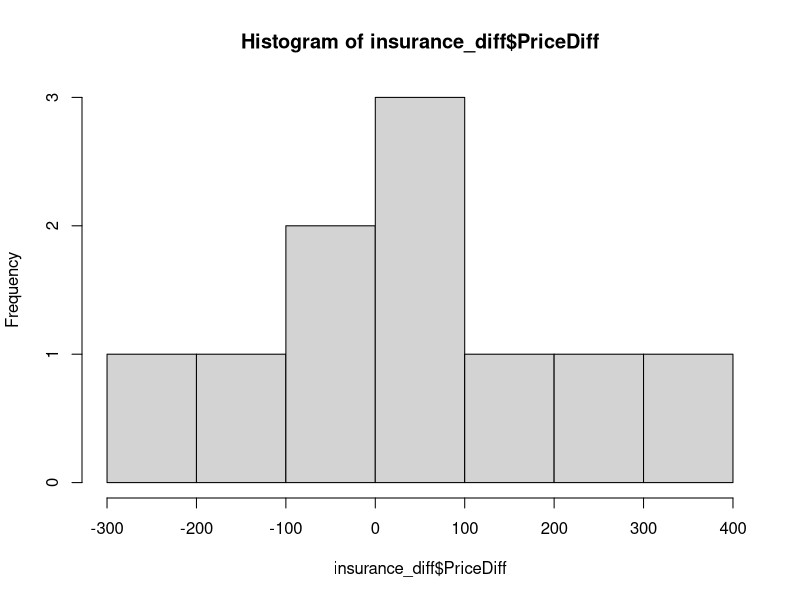

The R script that drew this image:
## ---- chunk 1
knitr::opts_chunk$set(echo = FALSE, warning = FALSE, message = FALSE)
## ---- chunk 2
lab_time <-c(52, 57,54, 76,62,52,74, 53, 136, 73, 8, 62)
mean(lab_time)
sd(lab_time)
## ---- chunk 3
d <- c(-4, 16, 6, -2, 6, 10)
mean(d)
sd(d)
## ---- chunk 4
insurance_diff = data.frame(local = c(568,872,451,1229,605,1021,783,844,907,712),
                            online = c(391,602,488,903,677,1270,703,789,1008,702),
                            PriceDiff = c(177,270,-37,326,-72,-249,80,55,-101,10))
insurance_diff
## ---- chunk 5
mean(insurance_diff$PriceDiff)
sd(insurance_diff$PriceDiff)
## ---- chunk 6
qt(0.025, df = 162.75, lower.tail=TRUE)
## ---- chunk 7
hist(insurance_diff$PriceDiff)
## ---- chunk 8
qt(0.05, df=9, lower.tail=TRUE)
## ---- chunk 9
t.test(insurance_diff$PriceDiff, conf.level = 0.9)
